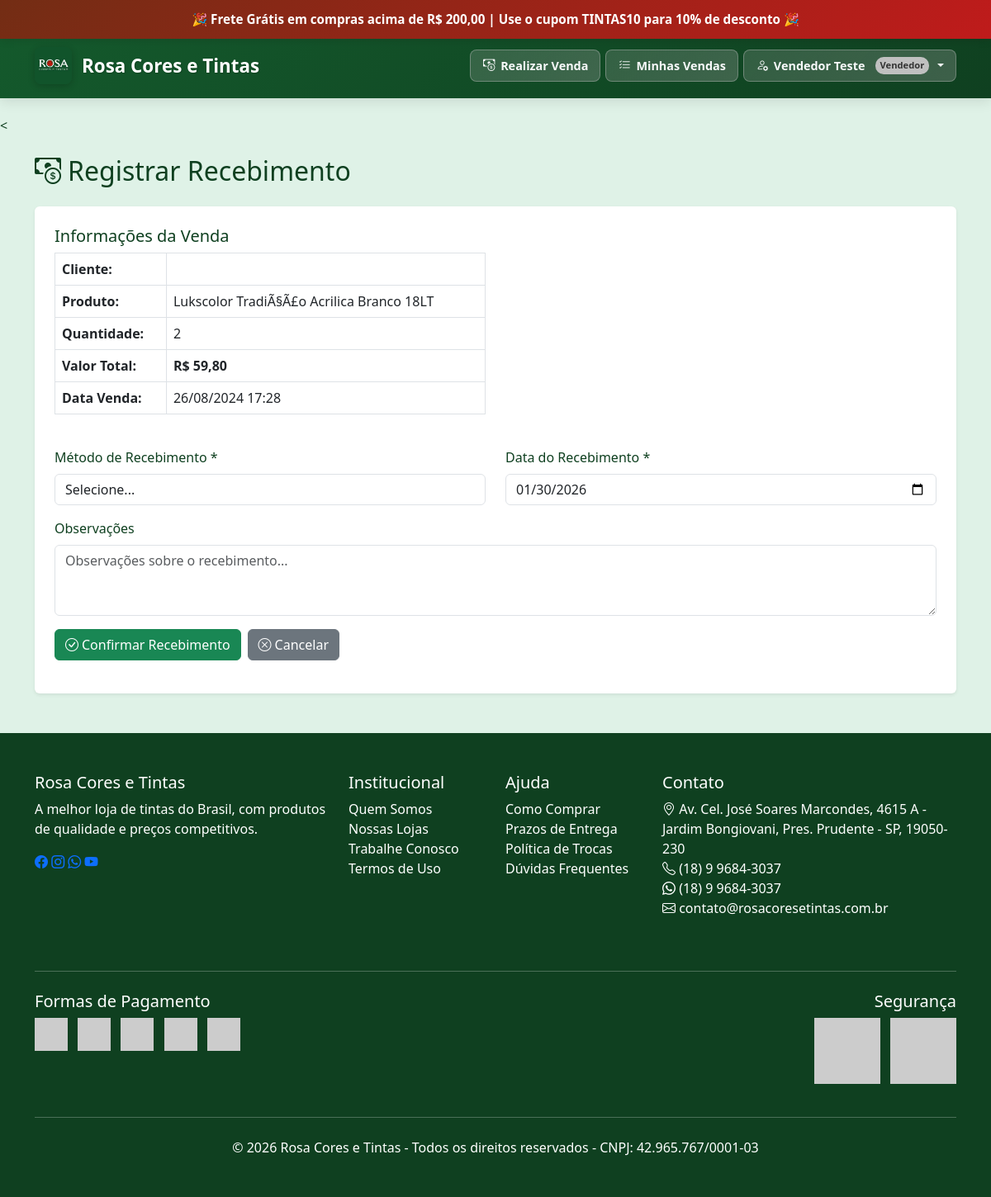
/contas_receber_pagar.php?id=1 (signed in), run on the app's committed database.
### tables this page shows
CREATE TABLE IF NOT EXISTS `sales` (
  `id` int(11) NOT NULL AUTO_INCREMENT,
  `product_id` int(11) DEFAULT NULL,
  `quantity` int(11) DEFAULT NULL,
  `total` decimal(10,2) DEFAULT NULL,
  `sale_date` timestamp NOT NULL DEFAULT CURRENT_TIMESTAMP,
  `cliente_id` int(11) DEFAULT NULL,
  `vendedor_id` int(11) DEFAULT NULL,
  PRIMARY KEY (`id`),
  KEY `product_id` (`product_id`)
);

CREATE TABLE IF NOT EXISTS `products` (
  `id` int(11) NOT NULL AUTO_INCREMENT,
  `name` varchar(100) NOT NULL,
  `price` decimal(10,2) NOT NULL,
  `description` text,
  `image` varchar(255) DEFAULT NULL,
  `category` varchar(100) DEFAULT NULL,
  `stock` int(11) DEFAULT '0',
  PRIMARY KEY (`id`)
);

### contas_receber_pagar.php (the view, shortened to what this page needs)
<?php
include "header.php";
require "conexao.php";
$id = isset($_GET['id']) ? intval($_GET['id']) : null;
$stmt = $conn->prepare("SELECT s.*, p.name as product_name, u.name as cliente_nome
                       FROM sales s
                       LEFT JOIN products p ON s.product_id = p.id
                       LEFT JOIN users u ON s.cliente_id = u.id
                       WHERE s.id = ?");
$stmt->bind_param("i", $id);
$stmt->execute();
$result = $stmt->get_result();
$venda = $result->fetch_assoc();
?>
<h2 class="mb-4"><i class="bi bi-cash-coin me-2"></i>Registrar Recebimento</h2>
<div class="bg-white p-4 rounded shadow-sm">
    <div class="row mb-4">
        <div class="col-md-6">
            <h5>Informações da Venda</h5>
            <table class="table table-bordered">
                <tr>
                    <th>Cliente:</th>
                    <td><?php echo htmlspecialchars($venda['cliente_nome']); ?></td>
                </tr>
                <tr>
                    <th>Produto:</th>
                    <td><?php echo htmlspecialchars($venda['product_name']); ?></td>
                </tr>
                <tr>
                    <th>Quantidade:</th>
                    <td><?php echo $venda['quantity']; ?></td>
                </tr>
                <tr>
                    <th>Valor Total:</th>
                    <td class="fw-bold">R$ <?php echo number_format($venda['total'], 2, ',', '.'); ?></td>
                </tr>
                <tr>
                    <th>Data Venda:</th>
                    <td><?php echo date('d/m/Y H:i', strtotime($venda['sale_date'])); ?></td>
                </tr>
            </table>
        </div>
    </div>
    <form action="contas_receber_processar.php" method="POST">
        <div class="row">
            <div class="col-md-6">
                <div class="form-group mb-3">
                    <label class="form-label">Método de Recebimento *</label>
                    <select name="metodo_pagamento" class="form-control" required>
                        <option value="">Selecione...</option>
                    </select>
                </div>
            </div>
            <div class="col-md-6">
                <div class="form-group mb-3">
                    <label class="form-label">Data do Recebimento *</label>
                    <input type="date" name="data_pagamento" class="form-control"
                           value="<?php echo date('Y-m-d'); ?>" required>
                </div>
            </div>
        </div>
        <div class="form-group mb-3">
            <label class="form-label">Observações</label>
            <textarea name="observacoes" class="form-control" rows="3"
                      placeholder="Observações sobre o recebimento..."></textarea>
        </div>
        <div class="d-flex gap-2">
            <button type="submit" class="btn btn-success">
                <i class="bi bi-check-circle me-1"></i>Confirmar Recebimento
            </button>
            <a href="contas_receber.php" class="btn btn-secondary">
                <i class="bi bi-x-circle me-1"></i>Cancelar
            </a>
        </div>
    </form>
</div>
<?php include "footer.php"; ?>

### header.php (style rules this page uses)
:root { --primary: #14592C; --primary-light: #1E7A41; --secondary: #732D14; --accent: #A7D9B8; --accent-dark: #0F4020; --danger: #BF1B1B; --danger-dark: #F20707; --light: #DFF2E7; --dark: #0F4020; --gold: #FFD700; --silver: #C0C0C0; }
body { font-family: 'Segoe UI', Tahoma, Geneva, Verdana, sans-serif; background-color: var(--light); color: var(--dark); padding-top: 140px; }
.bi { font-size: 1em; width: 16px; text-align: center; }

### data on the page
sales: product.name "Lukscolor TradiÃ§Ã£o Acrilica Branco 18LT", quantity "2", total "59,80", sale_date "26/08/2024 17:28"

### other printed values
$_SESSION['user_name'] "Vendedor Teste"
